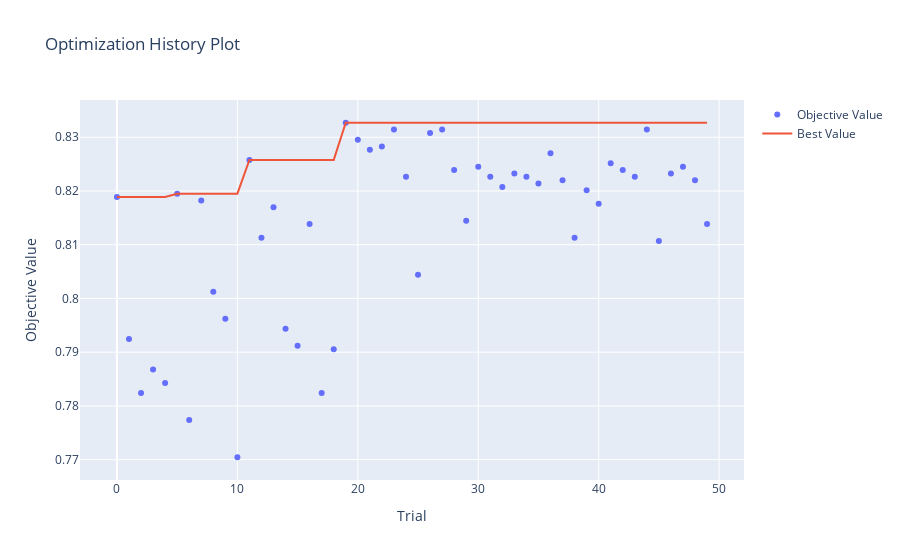
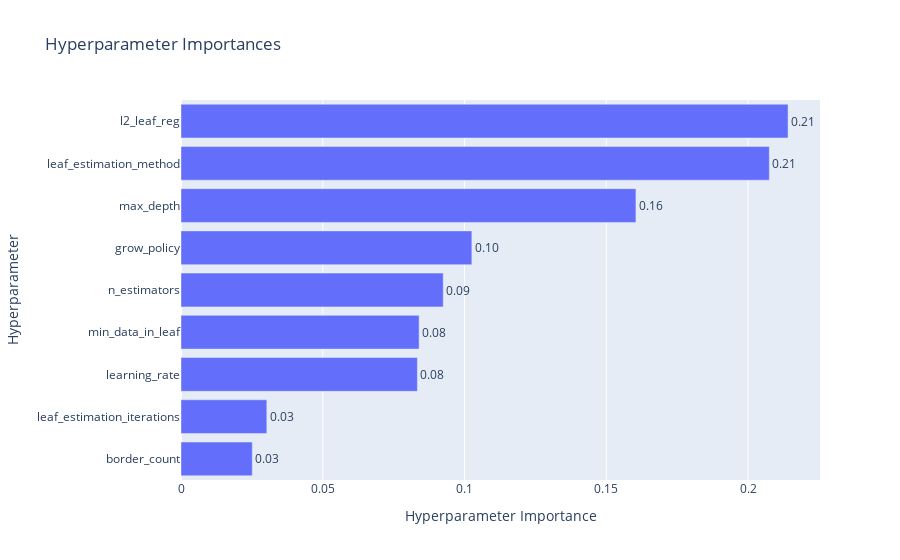
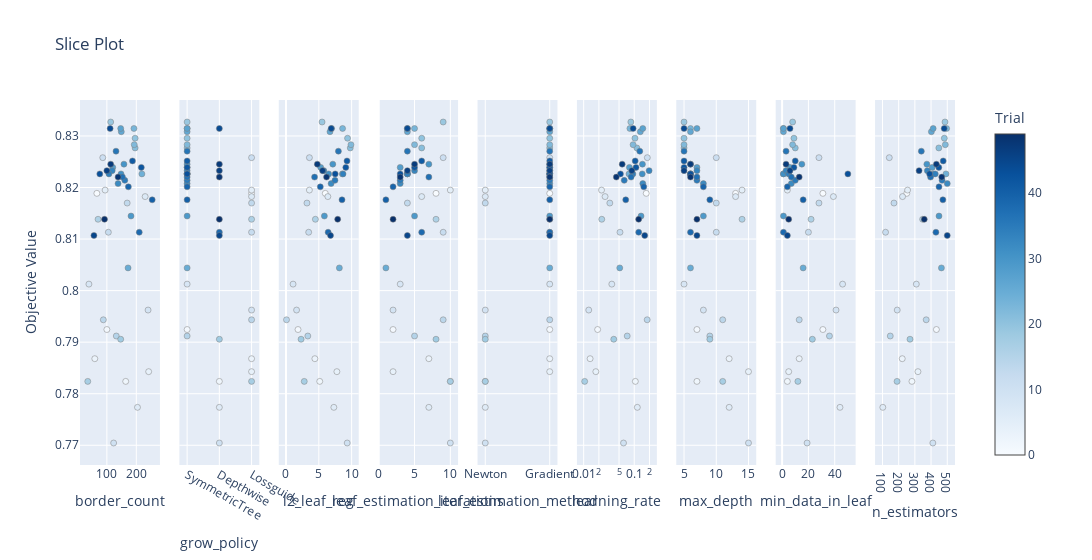

The notebook cell these images were saved under, in order:
### Markdown cell above
Catboost: Tuning hyperparametri

### Code cell
def objective(trial):
    X_train, X_test, y_train, y_test = train_test_split(X, y, test_size=0.2, random_state=1)
    XX = pd.get_dummies(pd.concat([X_train, X_test], sort=False))
    X_train, X_test = XX.loc[X_train.index], XX.loc[X_test.index]

    X_train = clean_feature_names(X_train)
    X_test = clean_feature_names(X_test)

    X_train, X_test = X_train.align(X_test, join='inner', axis=1)

    scale_pos_weight = len(y[y == 0]) / len(y[y == 1])

    params = {
        'n_estimators': trial.suggest_int('n_estimators', 100, 500),
        'learning_rate': trial.suggest_float('learning_rate', 0.01, 0.2, log=True),
        'max_depth': trial.suggest_int('max_depth', 5, 15),
        'l2_leaf_reg': trial.suggest_float('l2_leaf_reg', 1e-3, 10),
        'border_count': trial.suggest_int('border_count', 32, 255),
        'grow_policy': trial.suggest_categorical('grow_policy', ['SymmetricTree', 'Depthwise', 'Lossguide']),
        'min_data_in_leaf': trial.suggest_int('min_data_in_leaf', 1, 50),
        'leaf_estimation_iterations': trial.suggest_int('leaf_estimation_iterations', 1, 10),
        'leaf_estimation_method': trial.suggest_categorical('leaf_estimation_method', ['Newton', 'Gradient']),
        'scale_pos_weight': scale_pos_weight, 
        'verbose': False
    }

    kf = StratifiedKFold(n_splits=10, shuffle=True, random_state=42)
    scores = []

    for train_index, val_index in kf.split(X_train, y_train):
        X_fold_train, X_fold_val = X_train.iloc[train_index], X_train.iloc[val_index]
        y_fold_train, y_fold_val = y_train.iloc[train_index], y_train.iloc[val_index]

        model = cb.CatBoostClassifier(**params)
        model.fit(X_fold_train, y_fold_train)
        probas = model.predict_proba(X_fold_val)[:, 1] 
        top_indices = np.argsort(probas)[-5000:]  
        top_positives = y_fold_val.iloc[top_indices].sum() 
        total_positives = y_fold_val.sum() 
        scores.append(top_positives / total_positives if total_positives > 0 else 0)  

    return np.mean(scores)

sampler = optuna.samplers.TPESampler(seed=42)
study = optuna.create_study(direction='maximize', sampler=sampler)
study.optimize(objective, n_trials=50)

best_params = study.best_params
best_score = study.best_value

print("Best Hyperparameters:", best_params)
print("Best Score for Top 50,000:", best_score)


history_plot = vis.plot_optimization_history(study)
history_plot.show()

importance_plot = vis.plot_param_importances(study)
importance_plot.show()

slice_plot = vis.plot_slice(study)
slice_plot.show()

### Figure 1 — Plotly figure (JSON) as saved in the notebook; plotly's stock layout.template omitted (floating-point values rounded to 4 significant figures)
{"data": [{"mode": "markers", "name": "Objective Value", "type": "scatter", "x": [0, 1, 2, 3, 4, 5, 6, 7, 8, 9, 10, 11, 12, 13, 14, 15, 16, 17, 18, 19, 20, 21, 22, 23, 24, 25, 26, 27, 28, 29, 30, 31, 32, 33, 34, 35, 36, 37, 38, 39, 40, 41, 42, 43, 44, 45, 46, 47, 48, 49], "y": [0.8189, 0.7925, 0.7824, 0.7868, 0.7843, 0.8195, 0.7774, 0.8182, 0.8013, 0.7962, 0.7704, 0.8258, 0.8113, 0.817, 0.7943, 0.7912, 0.8138, 0.7824, 0.7906, 0.8327, 0.8296, 0.8277, 0.8283, 0.8314, 0.8226, 0.8044, 0.8308, 0.8314, 0.8239, 0.8145, 0.8245, 0.8226, 0.8208, 0.8233, 0.8226, 0.8214, 0.827, 0.822, 0.8113, 0.8201, 0.8176, 0.8252, 0.8239, 0.8226, 0.8314, 0.8107, 0.8233, 0.8245, 0.822, 0.8138]}, {"mode": "lines", "name": "Best Value", "type": "scatter", "x": [0, 1, 2, 3, 4, 5, 6, 7, 8, 9, 10, 11, 12, 13, 14, 15, 16, 17, 18, 19, 20, 21, 22, 23, 24, 25, 26, 27, 28, 29, 30, 31, 32, 33, 34, 35, 36, 37, 38, 39, 40, 41, 42, 43, 44, 45, 46, 47, 48, 49], "y": [0.8189, 0.8189, 0.8189, 0.8189, 0.8189, 0.8195, 0.8195, 0.8195, 0.8195, 0.8195, 0.8195, 0.8258, 0.8258, 0.8258, 0.8258, 0.8258, 0.8258, 0.8258, 0.8258, 0.8327, 0.8327, 0.8327, 0.8327, 0.8327, 0.8327, 0.8327, 0.8327, 0.8327, 0.8327, 0.8327, 0.8327, 0.8327, 0.8327, 0.8327, 0.8327, 0.8327, 0.8327, 0.8327, 0.8327, 0.8327, 0.8327, 0.8327, 0.8327, 0.8327, 0.8327, 0.8327, 0.8327, 0.8327, 0.8327, 0.8327]}, {"marker": {"color": "#cccccc"}, "mode": "markers", "name": "Infeasible Trial", "showlegend": false, "type": "scatter", "x": [], "y": []}], "layout": {"title": {"text": "Optimization History Plot"}, "xaxis": {"title": {"text": "Trial"}}, "yaxis": {"title": {"text": "Objective Value"}}}}

### Figure 2 — Plotly figure (JSON) as saved in the notebook; plotly's stock layout.template omitted (floating-point values rounded to 4 significant figures)
{"data": [{"cliponaxis": false, "hovertemplate": ["border_count (IntDistribution): 0.025141387046015595<extra></extra>", "leaf_estimation_iterations (IntDistribution): 0.030275813928149542<extra></extra>", "learning_rate (FloatDistribution): 0.08338632489108658<extra></extra>", "min_data_in_leaf (IntDistribution): 0.08399206663655474<extra></extra>", "n_estimators (IntDistribution): 0.0924991524695669<extra></extra>", "grow_policy (CategoricalDistribution): 0.10259524215366063<extra></extra>", "max_depth (IntDistribution): 0.16046821635089287<extra></extra>", "leaf_estimation_method (CategoricalDistribution): 0.2075194124801225<extra></extra>", "l2_leaf_reg (FloatDistribution): 0.2141223840439505<extra></extra>"], "name": "Objective Value", "orientation": "h", "text": ["0.03", "0.03", "0.08", "0.08", "0.09", "0.10", "0.16", "0.21", "0.21"], "textposition": "outside", "type": "bar", "x": [0.02514, 0.03028, 0.08339, 0.08399, 0.0925, 0.1026, 0.1605, 0.2075, 0.2141], "y": ["border_count", "leaf_estimation_iterations", "learning_rate", "min_data_in_leaf", "n_estimators", "grow_policy", "max_depth", "leaf_estimation_method", "l2_leaf_reg"]}], "layout": {"title": {"text": "Hyperparameter Importances"}, "xaxis": {"title": {"text": "Hyperparameter Importance"}}, "yaxis": {"title": {"text": "Hyperparameter"}}}}

### Figure 3 — Plotly figure (JSON) as saved in the notebook; plotly's stock layout.template omitted (floating-point values rounded to 4 significant figures)
{"data": [{"marker": {"color": [0, 1, 2, 3, 4, 5, 6, 7, 8, 9, 10, 11, 12, 13, 14, 15, 16, 17, 18, 19, 20, 21, 22, 23, 24, 25, 26, 27, 28, 29, 30, 31, 32, 33, 34, 35, 36, 37, 38, 39, 40, 41, 42, 43, 44, 45, 46, 47, 48, 49], "colorbar": {"title": {"text": "Trial"}, "x": 1, "xpad": 40}, "colorscale": [[0, "rgb(247,251,255)"], [0.125, "rgb(222,235,247)"], [0.25, "rgb(198,219,239)"], [0.375, "rgb(158,202,225)"], [0.5, "rgb(107,174,214)"], [0.625, "rgb(66,146,198)"], [0.75, "rgb(33,113,181)"], [0.875, "rgb(8,81,156)"], [1, "rgb(8,48,107)"]], "line": {"color": "Grey", "width": 0.5}, "showscale": true}, "mode": "markers", "name": "Feasible Trial", "showlegend": false, "type": "scatter", "x": [66, 100, 164, 59, 242, 94, 204, 230, 39, 240, 123, 86, 105, 169, 88, 132, 70, 35, 147, 113, 196, 196, 193, 192, 219, 172, 149, 147, 120, 182, 158, 148, 138, 118, 107, 161, 131, 153, 210, 173, 254, 187, 217, 76, 111, 56, 100, 113, 138, 92], "xaxis": "x", "y": [0.8189, 0.7925, 0.7824, 0.7868, 0.7843, 0.8195, 0.7774, 0.8182, 0.8013, 0.7962, 0.7704, 0.8258, 0.8113, 0.817, 0.7943, 0.7912, 0.8138, 0.7824, 0.7906, 0.8327, 0.8296, 0.8277, 0.8283, 0.8314, 0.8226, 0.8044, 0.8308, 0.8314, 0.8239, 0.8145, 0.8245, 0.8226, 0.8208, 0.8233, 0.8226, 0.8214, 0.827, 0.822, 0.8113, 0.8201, 0.8176, 0.8252, 0.8239, 0.8226, 0.8314, 0.8107, 0.8233, 0.8245, 0.822, 0.8138], "yaxis": "y"}, {"marker": {"color": [0, 1, 2, 3, 4, 5, 6, 7, 8, 9, 10, 11, 12, 13, 14, 15, 16, 17, 18, 19, 20, 21, 22, 23, 24, 25, 26, 27, 28, 29, 30, 31, 32, 33, 34, 35, 36, 37, 38, 39, 40, 41, 42, 43, 44, 45, 46, 47, 48, 49], "colorbar": {"title": {"text": "Trial"}, "x": 1, "xpad": 40}, "colorscale": [[0, "rgb(247,251,255)"], [0.125, "rgb(222,235,247)"], [0.25, "rgb(198,219,239)"], [0.375, "rgb(158,202,225)"], [0.5, "rgb(107,174,214)"], [0.625, "rgb(66,146,198)"], [0.75, "rgb(33,113,181)"], [0.875, "rgb(8,81,156)"], [1, "rgb(8,48,107)"]], "line": {"color": "Grey", "width": 0.5}, "showscale": false}, "mode": "markers", "name": "Feasible Trial", "showlegend": false, "type": "scatter", "x": ["Lossguide", "SymmetricTree", "Depthwise", "Lossguide", "Lossguide", "Lossguide", "Depthwise", "Lossguide", "SymmetricTree", "Lossguide", "Depthwise", "Lossguide", "Lossguide", "Lossguide", "Lossguide", "SymmetricTree", "Lossguide", "Lossguide", "Depthwise", "SymmetricTree", "SymmetricTree", "SymmetricTree", "SymmetricTree", "SymmetricTree", "SymmetricTree", "SymmetricTree", "SymmetricTree", "SymmetricTree", "SymmetricTree", "SymmetricTree", "SymmetricTree", "SymmetricTree", "SymmetricTree", "SymmetricTree", "SymmetricTree", "SymmetricTree", "SymmetricTree", "SymmetricTree", "Depthwise", "SymmetricTree", "SymmetricTree", "SymmetricTree", "SymmetricTree", "SymmetricTree", "Depthwise", "Depthwise", "Depthwise", "Depthwise", "Depthwise", "Depthwise"], "xaxis": "x2", "y": [0.8189, 0.7925, 0.7824, 0.7868, 0.7843, 0.8195, 0.7774, 0.8182, 0.8013, 0.7962, 0.7704, 0.8258, 0.8113, 0.817, 0.7943, 0.7912, 0.8138, 0.7824, 0.7906, 0.8327, 0.8296, 0.8277, 0.8283, 0.8314, 0.8226, 0.8044, 0.8308, 0.8314, 0.8239, 0.8145, 0.8245, 0.8226, 0.8208, 0.8233, 0.8226, 0.8214, 0.827, 0.822, 0.8113, 0.8201, 0.8176, 0.8252, 0.8239, 0.8226, 0.8314, 0.8107, 0.8233, 0.8245, 0.822, 0.8138], "yaxis": "y2"}, {"marker": {"color": [0, 1, 2, 3, 4, 5, 6, 7, 8, 9, 10, 11, 12, 13, 14, 15, 16, 17, 18, 19, 20, 21, 22, 23, 24, 25, 26, 27, 28, 29, 30, 31, 32, 33, 34, 35, 36, 37, 38, 39, 40, 41, 42, 43, 44, 45, 46, 47, 48, 49], "colorbar": {"title": {"text": "Trial"}, "x": 1, "xpad": 40}, "colorscale": [[0, "rgb(247,251,255)"], [0.125, "rgb(222,235,247)"], [0.25, "rgb(198,219,239)"], [0.375, "rgb(158,202,225)"], [0.5, "rgb(107,174,214)"], [0.625, "rgb(66,146,198)"], [0.75, "rgb(33,113,181)"], [0.875, "rgb(8,81,156)"], [1, "rgb(8,48,107)"]], "line": {"color": "Grey", "width": 0.5}, "showscale": false}, "mode": "markers", "name": "Feasible Trial", "showlegend": false, "type": "scatter", "x": [5.987, 1.835, 5.143, 4.402, 7.752, 3.568, 7.29, 6.376, 1.08, 1.613, 9.323, 3.569, 3.458, 3.194, 0.08242, 3.326, 4.478, 2.784, 2.3, 5.495, 9.373, 9.79, 9.895, 8.62, 8.577, 8.129, 6.699, 6.945, 5.287, 5.847, 7.129, 6.502, 6.87, 5.766, 8.69, 7.461, 7.982, 4.352, 6.421, 5.228, 8.533, 9.289, 9.108, 7.498, 6.889, 6.787, 5.572, 4.772, 6.177, 7.873], "xaxis": "x3", "y": [0.8189, 0.7925, 0.7824, 0.7868, 0.7843, 0.8195, 0.7774, 0.8182, 0.8013, 0.7962, 0.7704, 0.8258, 0.8113, 0.817, 0.7943, 0.7912, 0.8138, 0.7824, 0.7906, 0.8327, 0.8296, 0.8277, 0.8283, 0.8314, 0.8226, 0.8044, 0.8308, 0.8314, 0.8239, 0.8145, 0.8245, 0.8226, 0.8208, 0.8233, 0.8226, 0.8214, 0.827, 0.822, 0.8113, 0.8201, 0.8176, 0.8252, 0.8239, 0.8226, 0.8314, 0.8107, 0.8233, 0.8245, 0.822, 0.8138], "yaxis": "y3"}, {"marker": {"color": [0, 1, 2, 3, 4, 5, 6, 7, 8, 9, 10, 11, 12, 13, 14, 15, 16, 17, 18, 19, 20, 21, 22, 23, 24, 25, 26, 27, 28, 29, 30, 31, 32, 33, 34, 35, 36, 37, 38, 39, 40, 41, 42, 43, 44, 45, 46, 47, 48, 49], "colorbar": {"title": {"text": "Trial"}, "x": 1, "xpad": 40}, "colorscale": [[0, "rgb(247,251,255)"], [0.125, "rgb(222,235,247)"], [0.25, "rgb(198,219,239)"], [0.375, "rgb(158,202,225)"], [0.5, "rgb(107,174,214)"], [0.625, "rgb(66,146,198)"], [0.75, "rgb(33,113,181)"], [0.875, "rgb(8,81,156)"], [1, "rgb(8,48,107)"]], "line": {"color": "Grey", "width": 0.5}, "showscale": false}, "mode": "markers", "name": "Feasible Trial", "showlegend": false, "type": "scatter", "x": [8, 2, 10, 7, 2, 10, 7, 6, 3, 2, 10, 9, 9, 4, 9, 5, 8, 10, 8, 9, 6, 6, 5, 5, 4, 1, 4, 4, 3, 5, 7, 4, 3, 5, 4, 3, 4, 7, 6, 2, 1, 6, 5, 3, 4, 4, 4, 5, 3, 2], "xaxis": "x4", "y": [0.8189, 0.7925, 0.7824, 0.7868, 0.7843, 0.8195, 0.7774, 0.8182, 0.8013, 0.7962, 0.7704, 0.8258, 0.8113, 0.817, 0.7943, 0.7912, 0.8138, 0.7824, 0.7906, 0.8327, 0.8296, 0.8277, 0.8283, 0.8314, 0.8226, 0.8044, 0.8308, 0.8314, 0.8239, 0.8145, 0.8245, 0.8226, 0.8208, 0.8233, 0.8226, 0.8214, 0.827, 0.822, 0.8113, 0.8201, 0.8176, 0.8252, 0.8239, 0.8226, 0.8314, 0.8107, 0.8233, 0.8245, 0.822, 0.8138], "yaxis": "y4"}, {"marker": {"color": [0, 1, 2, 3, 4, 5, 6, 7, 8, 9, 10, 11, 12, 13, 14, 15, 16, 17, 18, 19, 20, 21, 22, 23, 24, 25, 26, 27, 28, 29, 30, 31, 32, 33, 34, 35, 36, 37, 38, 39, 40, 41, 42, 43, 44, 45, 46, 47, 48, 49], "colorbar": {"title": {"text": "Trial"}, "x": 1, "xpad": 40}, "colorscale": [[0, "rgb(247,251,255)"], [0.125, "rgb(222,235,247)"], [0.25, "rgb(198,219,239)"], [0.375, "rgb(158,202,225)"], [0.5, "rgb(107,174,214)"], [0.625, "rgb(66,146,198)"], [0.75, "rgb(33,113,181)"], [0.875, "rgb(8,81,156)"], [1, "rgb(8,48,107)"]], "line": {"color": "Grey", "width": 0.5}, "showscale": false}, "mode": "markers", "name": "Feasible Trial", "showlegend": false, "type": "scatter", "x": ["Gradient", "Gradient", "Newton", "Gradient", "Gradient", "Newton", "Newton", "Newton", "Gradient", "Newton", "Newton", "Gradient", "Gradient", "Newton", "Gradient", "Newton", "Gradient", "Newton", "Newton", "Gradient", "Gradient", "Gradient", "Gradient", "Gradient", "Gradient", "Gradient", "Gradient", "Gradient", "Gradient", "Gradient", "Gradient", "Gradient", "Gradient", "Gradient", "Gradient", "Gradient", "Gradient", "Gradient", "Gradient", "Gradient", "Gradient", "Gradient", "Gradient", "Gradient", "Gradient", "Gradient", "Gradient", "Gradient", "Gradient", "Gradient"], "xaxis": "x5", "y": [0.8189, 0.7925, 0.7824, 0.7868, 0.7843, 0.8195, 0.7774, 0.8182, 0.8013, 0.7962, 0.7704, 0.8258, 0.8113, 0.817, 0.7943, 0.7912, 0.8138, 0.7824, 0.7906, 0.8327, 0.8296, 0.8277, 0.8283, 0.8314, 0.8226, 0.8044, 0.8308, 0.8314, 0.8239, 0.8145, 0.8245, 0.8226, 0.8208, 0.8233, 0.8226, 0.8214, 0.827, 0.822, 0.8113, 0.8201, 0.8176, 0.8252, 0.8239, 0.8226, 0.8314, 0.8107, 0.8233, 0.8245, 0.822, 0.8138], "yaxis": "y5"}, {"marker": {"color": [0, 1, 2, 3, 4, 5, 6, 7, 8, 9, 10, 11, 12, 13, 14, 15, 16, 17, 18, 19, 20, 21, 22, 23, 24, 25, 26, 27, 28, 29, 30, 31, 32, 33, 34, 35, 36, 37, 38, 39, 40, 41, 42, 43, 44, 45, 46, 47, 48, 49], "colorbar": {"title": {"text": "Trial"}, "x": 1, "xpad": 40}, "colorscale": [[0, "rgb(247,251,255)"], [0.125, "rgb(222,235,247)"], [0.25, "rgb(198,219,239)"], [0.375, "rgb(158,202,225)"], [0.5, "rgb(107,174,214)"], [0.625, "rgb(66,146,198)"], [0.75, "rgb(33,113,181)"], [0.875, "rgb(8,81,156)"], [1, "rgb(8,48,107)"]], "line": {"color": "Grey", "width": 0.5}, "showscale": false}, "mode": "markers", "name": "Feasible Trial", "showlegend": false, "type": "scatter", "x": [0.1725, 0.01889, 0.1051, 0.0134, 0.0174, 0.02254, 0.1151, 0.02649, 0.036, 0.01259, 0.06138, 0.1815, 0.05226, 0.03287, 0.1803, 0.07261, 0.02279, 0.01046, 0.03933, 0.08564, 0.1033, 0.1126, 0.09487, 0.08211, 0.07875, 0.0517, 0.1319, 0.1476, 0.08026, 0.1363, 0.1451, 0.144, 0.1477, 0.1967, 0.09406, 0.0634, 0.1287, 0.08667, 0.1226, 0.1544, 0.06789, 0.1044, 0.1084, 0.05339, 0.09497, 0.1611, 0.08958, 0.05775, 0.0442, 0.1223], "xaxis": "x6", "y": [0.8189, 0.7925, 0.7824, 0.7868, 0.7843, 0.8195, 0.7774, 0.8182, 0.8013, 0.7962, 0.7704, 0.8258, 0.8113, 0.817, 0.7943, 0.7912, 0.8138, 0.7824, 0.7906, 0.8327, 0.8296, 0.8277, 0.8283, 0.8314, 0.8226, 0.8044, 0.8308, 0.8314, 0.8239, 0.8145, 0.8245, 0.8226, 0.8208, 0.8233, 0.8226, 0.8214, 0.827, 0.822, 0.8113, 0.8201, 0.8176, 0.8252, 0.8239, 0.8226, 0.8314, 0.8107, 0.8233, 0.8245, 0.822, 0.8138], "yaxis": "y6"}, {"marker": {"color": [0, 1, 2, 3, 4, 5, 6, 7, 8, 9, 10, 11, 12, 13, 14, 15, 16, 17, 18, 19, 20, 21, 22, 23, 24, 25, 26, 27, 28, 29, 30, 31, 32, 33, 34, 35, 36, 37, 38, 39, 40, 41, 42, 43, 44, 45, 46, 47, 48, 49], "colorbar": {"title": {"text": "Trial"}, "x": 1, "xpad": 40}, "colorscale": [[0, "rgb(247,251,255)"], [0.125, "rgb(222,235,247)"], [0.25, "rgb(198,219,239)"], [0.375, "rgb(158,202,225)"], [0.5, "rgb(107,174,214)"], [0.625, "rgb(66,146,198)"], [0.75, "rgb(33,113,181)"], [0.875, "rgb(8,81,156)"], [1, "rgb(8,48,107)"]], "line": {"color": "Grey", "width": 0.5}, "showscale": false}, "mode": "markers", "name": "Feasible Trial", "showlegend": false, "type": "scatter", "x": [13, 7, 7, 12, 15, 14, 12, 13, 5, 8, 15, 10, 10, 10, 11, 9, 14, 11, 9, 5, 5, 5, 5, 6, 6, 6, 6, 7, 7, 8, 6, 6, 8, 7, 6, 7, 5, 7, 6, 8, 9, 5, 5, 6, 5, 7, 5, 6, 6, 7], "xaxis": "x7", "y": [0.8189, 0.7925, 0.7824, 0.7868, 0.7843, 0.8195, 0.7774, 0.8182, 0.8013, 0.7962, 0.7704, 0.8258, 0.8113, 0.817, 0.7943, 0.7912, 0.8138, 0.7824, 0.7906, 0.8327, 0.8296, 0.8277, 0.8283, 0.8314, 0.8226, 0.8044, 0.8308, 0.8314, 0.8239, 0.8145, 0.8245, 0.8226, 0.8208, 0.8233, 0.8226, 0.8214, 0.827, 0.822, 0.8113, 0.8201, 0.8176, 0.8252, 0.8239, 0.8226, 0.8314, 0.8107, 0.8233, 0.8245, 0.822, 0.8138], "yaxis": "y7"}, {"marker": {"color": [0, 1, 2, 3, 4, 5, 6, 7, 8, 9, 10, 11, 12, 13, 14, 15, 16, 17, 18, 19, 20, 21, 22, 23, 24, 25, 26, 27, 28, 29, 30, 31, 32, 33, 34, 35, 36, 37, 38, 39, 40, 41, 42, 43, 44, 45, 46, 47, 48, 49], "colorbar": {"title": {"text": "Trial"}, "x": 1, "xpad": 40}, "colorscale": [[0, "rgb(247,251,255)"], [0.125, "rgb(222,235,247)"], [0.25, "rgb(198,219,239)"], [0.375, "rgb(158,202,225)"], [0.5, "rgb(107,174,214)"], [0.625, "rgb(66,146,198)"], [0.75, "rgb(33,113,181)"], [0.875, "rgb(8,81,156)"], [1, "rgb(8,48,107)"]], "line": {"color": "Grey", "width": 0.5}, "showscale": false}, "mode": "markers", "name": "Feasible Trial", "showlegend": false, "type": "scatter", "x": [31, 31, 4, 13, 5, 4, 44, 39, 46, 41, 19, 28, 20, 28, 13, 36, 22, 12, 23, 8, 9, 10, 8, 1, 1, 16, 1, 1, 6, 1, 15, 1, 7, 3, 5, 10, 3, 7, 1, 4, 16, 10, 9, 50, 6, 4, 6, 3, 13, 5], "xaxis": "x8", "y": [0.8189, 0.7925, 0.7824, 0.7868, 0.7843, 0.8195, 0.7774, 0.8182, 0.8013, 0.7962, 0.7704, 0.8258, 0.8113, 0.817, 0.7943, 0.7912, 0.8138, 0.7824, 0.7906, 0.8327, 0.8296, 0.8277, 0.8283, 0.8314, 0.8226, 0.8044, 0.8308, 0.8314, 0.8239, 0.8145, 0.8245, 0.8226, 0.8208, 0.8233, 0.8226, 0.8214, 0.827, 0.822, 0.8113, 0.8201, 0.8176, 0.8252, 0.8239, 0.8226, 0.8314, 0.8107, 0.8233, 0.8245, 0.822, 0.8138], "yaxis": "y8"}, {"marker": {"color": [0, 1, 2, 3, 4, 5, 6, 7, 8, 9, 10, 11, 12, 13, 14, 15, 16, 17, 18, 19, 20, 21, 22, 23, 24, 25, 26, 27, 28, 29, 30, 31, 32, 33, 34, 35, 36, 37, 38, 39, 40, 41, 42, 43, 44, 45, 46, 47, 48, 49], "colorbar": {"title": {"text": "Trial"}, "x": 1, "xpad": 40}, "colorscale": [[0, "rgb(247,251,255)"], [0.125, "rgb(222,235,247)"], [0.25, "rgb(198,219,239)"], [0.375, "rgb(158,202,225)"], [0.5, "rgb(107,174,214)"], [0.625, "rgb(66,146,198)"], [0.75, "rgb(33,113,181)"], [0.875, "rgb(8,81,156)"], [1, "rgb(8,48,107)"]], "line": {"color": "Grey", "width": 0.5}, "showscale": false}, "mode": "markers", "name": "Feasible Trial", "showlegend": false, "type": "scatter", "x": [250, 433, 282, 222, 319, 255, 102, 224, 309, 191, 411, 142, 119, 171, 370, 148, 348, 190, 270, 486, 482, 448, 488, 496, 492, 464, 402, 413, 407, 449, 374, 415, 500, 377, 426, 468, 340, 397, 430, 449, 473, 475, 448, 391, 481, 500, 326, 433, 466, 358], "xaxis": "x9", "y": [0.8189, 0.7925, 0.7824, 0.7868, 0.7843, 0.8195, 0.7774, 0.8182, 0.8013, 0.7962, 0.7704, 0.8258, 0.8113, 0.817, 0.7943, 0.7912, 0.8138, 0.7824, 0.7906, 0.8327, 0.8296, 0.8277, 0.8283, 0.8314, 0.8226, 0.8044, 0.8308, 0.8314, 0.8239, 0.8145, 0.8245, 0.8226, 0.8208, 0.8233, 0.8226, 0.8214, 0.827, 0.822, 0.8113, 0.8201, 0.8176, 0.8252, 0.8239, 0.8226, 0.8314, 0.8107, 0.8233, 0.8245, 0.822, 0.8138], "yaxis": "y9"}], "layout": {"title": {"text": "Slice Plot"}, "width": 2700, "xaxis": {"anchor": "y", "domain": [0, 0.09136], "title": {"text": "border_count"}}, "xaxis2": {"anchor": "y2", "categoryarray": ["SymmetricTree", "Depthwise", "Lossguide"], "categoryorder": "array", "domain": [0.1136, 0.2049], "title": {"text": "grow_policy"}, "type": "category"}, "xaxis3": {"anchor": "y3", "domain": [0.2272, 0.3185], "title": {"text": "l2_leaf_reg"}}, "xaxis4": {"anchor": "y4", "domain": [0.3407, 0.4321], "title": {"text": "leaf_estimation_iterations"}}, "xaxis5": {"anchor": "y5", "categoryarray": ["Newton", "Gradient"], "categoryorder": "array", "domain": [0.4543, 0.5457], "title": {"text": "leaf_estimation_method"}, "type": "category"}, "xaxis6": {"anchor": "y6", "domain": [0.5679, 0.6593], "title": {"text": "learning_rate"}, "type": "log"}, "xaxis7": {"anchor": "y7", "domain": [0.6815, 0.7728], "title": {"text": "max_depth"}}, "xaxis8": {"anchor": "y8", "domain": [0.7951, 0.8864], "title": {"text": "min_data_in_leaf"}}, "xaxis9": {"anchor": "y9", "domain": [0.9086, 1], "title": {"text": "n_estimators"}}, "yaxis": {"anchor": "x", "domain": [0, 1], "title": {"text": "Objective Value"}}, "yaxis2": {"anchor": "x2", "domain": [0, 1], "matches": "y", "showticklabels": false}, "yaxis3": {"anchor": "x3", "domain": [0, 1], "matches": "y", "showticklabels": false}, "yaxis4": {"anchor": "x4", "domain": [0, 1], "matches": "y", "showticklabels": false}, "yaxis5": {"anchor": "x5", "domain": [0, 1], "matches": "y", "showticklabels": false}, "yaxis6": {"anchor": "x6", "domain": [0, 1], "matches": "y", "showticklabels": false}, "yaxis7": {"anchor": "x7", "domain": [0, 1], "matches": "y", "showticklabels": false}, "yaxis8": {"anchor": "x8", "domain": [0, 1], "matches": "y", "showticklabels": false}, "yaxis9": {"anchor": "x9", "domain": [0, 1], "matches": "y", "showticklabels": false}}}
